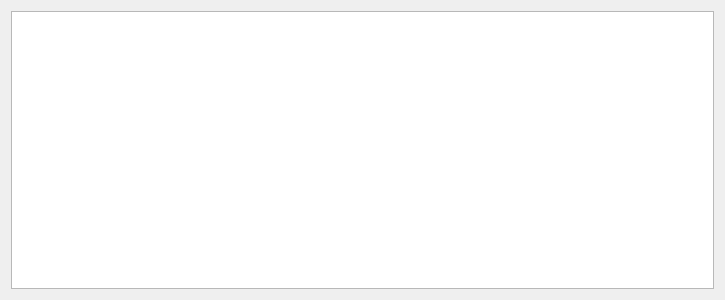
<?xml version="1.0" encoding="UTF-8"?>
<ui version="4.0">
 <class>PlainList</class>
 <widget class="QDialog" name="PlainList">
  <property name="geometry">
   <rect>
    <x>0</x>
    <y>0</y>
    <width>725</width>
    <height>300</height>
   </rect>
  </property>
  <property name="windowTitle">
   <string>Dialog</string>
  </property>
  <layout class="QVBoxLayout" name="verticalLayout">
   <item>
    <widget class="QTableView" name="tableView"/>
   </item>
  </layout>
 </widget>
 <resources/>
 <connections/>
</ui>
